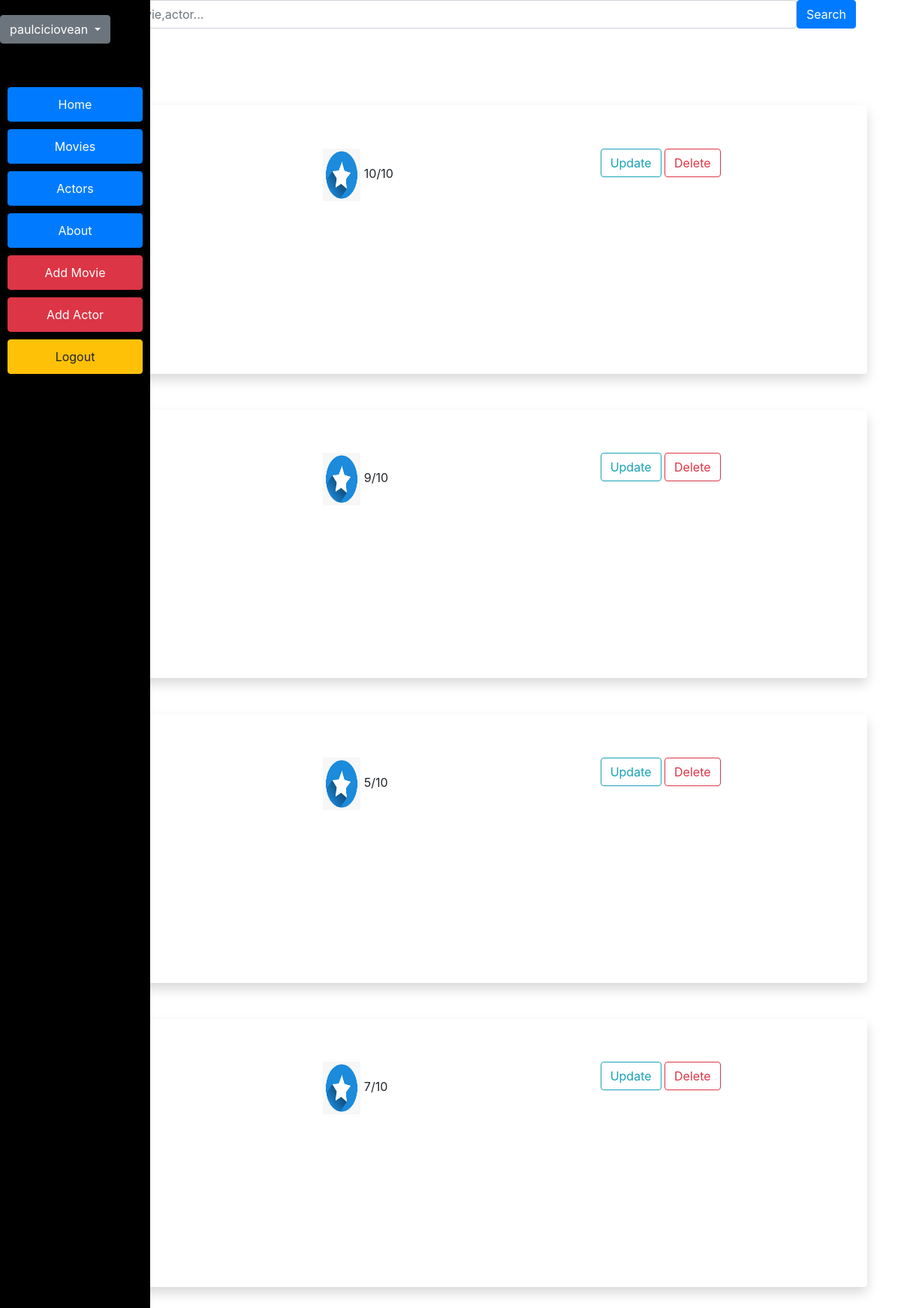
Screenshot of /myratings/3 (signed in) with the database file from the repository.
### blog/models.py (models this page shows, shortened)
class Rating(models.Model):
    Numbers = (
        (1, 1),
        (2, 2),
        (3, 3),
        (4, 4),
        (5, 5),
        (6, 6),
        (7, 7),
        (8, 8),
        (9, 9),
        (10, 10),
    )
    user = models.ForeignKey(User, on_delete=models.CASCADE)
    movie = models.ForeignKey(Movie,on_delete=models.CASCADE)
    rating = models.IntegerField(max_length=2,null=True, choices=Numbers)
    star1 = models.ImageField(null=True,blank=True,default='images/orangestar.png',upload_to='images/')
    star2 = models.ImageField(null=True, blank=True, default='images/bluestar.jpeg', upload_to='images/')
    class Meta:
        unique_together = ('user', 'movie',)

### blog/views.py (the view)
# urls.py: path('myratings/<user_id>', views.my_ratings, name='myratings'),
@login_required(login_url='users-login')
def my_ratings(request,user_id):
    usr = User.objects.get(id=user_id)
    ratings = usr.rating_set.all()
    return render(request, 'myratings.html', {'ratings': ratings})

### blog/templates/myratings.html (shortened to what this page needs)
{% extends 'base.html' %}
{% load static %}
{% block content%}
        <br>
        <a style="text-align: center; margin-bottom 15px;" class="btn btn-success" href="{% url 'myratings' user.id %}">My ratings : </a>
        <br>
        <br>
        {% for rating in ratings %}
        <div class="shadow p-3 mb-5 bg-white rounded">
            <a href="{% url 'show-movie' rating.movie.id %}"> <h3>{{ rating.movie.title}}</h3> </a>
                <div class="row">
                    <div class="col">
                        <br>
                        <br>
                    </div>
                    <div class="col">
                        <img src="{{ rating.star2.url }}" width="50" height="70">
                        {{ rating.rating }}/10
                        <br>
                    </div>
                    <div class="col">
                        <a href="{% url 'update-rating' rating.id %}" class="btn btn-outline-info"> Update </a>
                        <a href="{% url 'delete-rating' rating.id %}" class="btn btn-outline-danger"> Delete </a>
                    </div>
                </div>
        </div>
        {% endfor %}
{% endblock %}

### blog/templates/base.html (shortened to what this page needs)
<html lang="en" xmlns="http://www.w3.org/1999/html">
<head>
    <link rel="stylesheet" href="https://stackpath.bootstrapcdn.com/bootstrap/4.4.1/css/bootstrap.min.css">
</head>
<body>
      <div class="sidenav">
          {% if user.is_authenticated %}
            <div class="dropdown">
              <button class="btn btn-secondary dropdown-toggle" type="button" id="dropdownMenuButton" data-toggle="dropdown" aria-haspopup="true" aria-expanded="false">
                {{ user.username }}
              </button>
            </div>
          <br>
          <br>
          {% endif %}
          <a href="/home" class="btn btn-primary">Home</a>
          <a href="/movies" class="btn btn-primary">Movies</a>
          <a href="/actors" class="btn btn-primary">Actors</a>
          <a href="/about" class="btn btn-primary">About</a>
          {% if user.is_authenticated %}
                {% if user.is_staff %}
                      <a class="btn btn-danger" href="/addmovie">Add Movie</a>
                      <a class="btn btn-danger" href="/addactor">Add Actor</a>
                {% endif%}
           <a class="btn btn-warning" href="/logout">Logout</a>
          {% else %}
           <a class="btn btn-success" href="/login" >Login</a>
           <a class="btn btn-info" href="/register">Register</a>
          {% endif %}
    </div>
    <div class="container">
        <div class="container">
            <form class="d-flex" method="POST" action="{% url 'search-movies' %}">
                <input class="form-control me-2" type="search" placeholder="Search for a movie,actor..." name="searched">
                <button class="btn btn-primary" type="submit">Search</button>
            </form>
            </div>
        {% block content%}
        {% endblock%}
    </div>
</body>
</html>

### blog/templates/base.html (style rules this page uses)
.sidenav { height: 100%; width: 200px; position: fixed; z-index: 1; top: 0; left: 0; background-color: #000000; overflow-x: hidden; padding-top: 20px; }
.sidenav a { padding: 10px; margin: 10px; display: block; }
.sidenav a:hover, { color: #f1f1f1; }

### rows the page displays
Rating: star2 (picture), rating "10"
Rating: star2 (picture), rating "9"
Rating: star2 (picture), rating "5"
Rating: star2 (picture), rating "7"

### other values shown
{{ user.username }} "paulciciovean"
